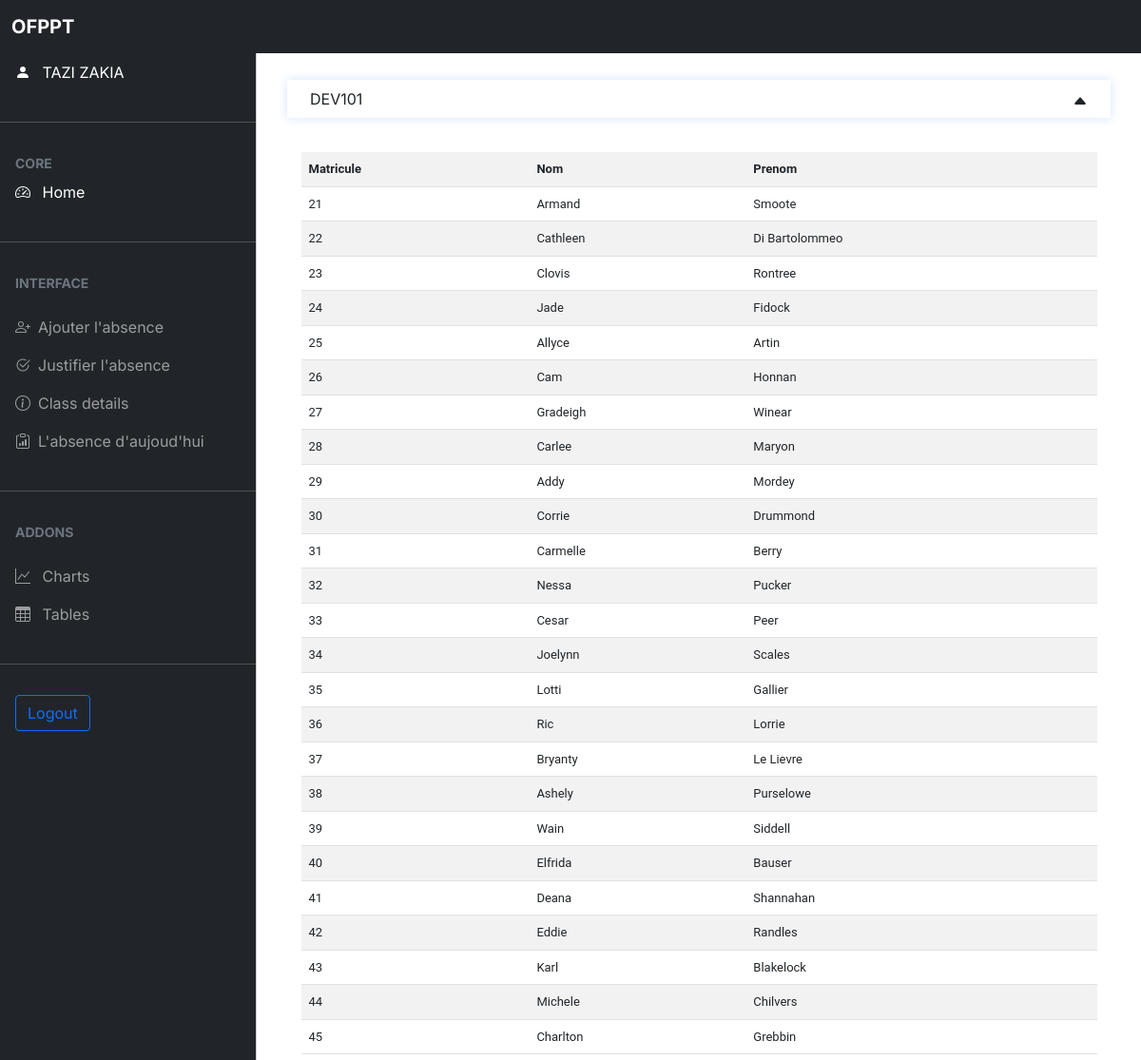
Page /ajoute_justife.php?nomFil=DEV101 (signed in) on the committed database.
### tables this page shows
create table stagiaire(
	id_st INT PRIMARY KEY auto_increment NOT NULL,
    nom_st varchar(100) NOT NULL,
    prenom_st varchar(100) NOT NULL,
    code_fil INT NOT NULL,
    heure_absence_st int unsigned ,
    numero_parents varchar(50) NOT NULL,
    FOREIGN KEY (code_fil) REFERENCES filiere(code_fil)
    );

### includes/function.inc.php (the view, shortened to what this page needs)
<?php
function showStudents($conn, $nomFil)
{
    $sql = "SELECT id_st ,nom_st , prenom_st , heure_absence_st
                    FROM stagiaire as S , filiere as F
                    where F.code_fil = S.code_fil AND F.nom_fil = ? ;";
    $stmt = mysqli_stmt_init($conn);
    if (!mysqli_stmt_prepare($stmt, $sql)) {
        echo "statement Problem";
        exit();
    }
    mysqli_stmt_bind_param($stmt, "s", $nomFil);
    mysqli_stmt_execute($stmt);
    $result = mysqli_stmt_get_result($stmt);
    return $result;
}
function stTable($conn, $nomFil)
{
    $resultData = showStudents($conn, $nomFil);
    if (mysqli_num_rows($resultData) > 0) {
        echo "
            <section id='section_justif_stagiarie' style='padding:0 5%'>
            <table class='table table-striped data-table'>
            <tr>
                <th>Matricule</th>
                <th>Nom</th>
                <th>Prenom</th>
            </tr>";
        while ($row = mysqli_fetch_assoc($resultData)) {
            $id = $row["id_st"];
            $nom = $row['nom_st'];
            $prenom = $row['prenom_st'];
            echo "
                <tr class='str_js' onclick=\"loadDoc('./dist/newtable.php?id=$id',myFunction)\">
                    <td>$id</td>
                    <td><label class='str_js' for='$id'>$nom</label></td>
                    <td><label class='str_js' for='$id'>$prenom</label></td>
                </tr>";
        }
        echo "</table></section>";
    } else {
        echo "
            <section class='section_justif'>
                0 results
            </section>
                ";
    }
}

### css/style.css (style rules this page uses)
body, button { font-family: "Inter", sans-serif; }
:root { --offcanvas-width: 270px; --topNavbarHeight: 56px; }
@media (min-width: 992px) { body { overflow: auto !important; } }

### css/header_css.css (style rules this page uses)
section { font: 13px/1.5 "Roboto", sans-serif; padding: 50px; }
.str_js { cursor: pointer !important; }

### rows in the picture
stagiaire: id_st "21", nom_st "Armand", prenom_st "Smoote"
stagiaire: id_st "22", nom_st "Cathleen", prenom_st "Di Bartolommeo"
stagiaire: id_st "23", nom_st "Clovis", prenom_st "Rontree"
stagiaire: id_st "24", nom_st "Jade", prenom_st "Fidock"
stagiaire: id_st "25", nom_st "Allyce", prenom_st "Artin"
stagiaire: id_st "26", nom_st "Cam", prenom_st "Honnan"
stagiaire: id_st "27", nom_st "Gradeigh", prenom_st "Winear"
stagiaire: id_st "28", nom_st "Carlee", prenom_st "Maryon"
stagiaire: id_st "29", nom_st "Addy", prenom_st "Mordey"
stagiaire: id_st "30", nom_st "Corrie", prenom_st "Drummond"
stagiaire: id_st "31", nom_st "Carmelle", prenom_st "Berry"
stagiaire: id_st "32", nom_st "Nessa", prenom_st "Pucker"
stagiaire: id_st "33", nom_st "Cesar", prenom_st "Peer"
stagiaire: id_st "34", nom_st "Joelynn", prenom_st "Scales"
stagiaire: id_st "35", nom_st "Lotti", prenom_st "Gallier"
stagiaire: id_st "36", nom_st "Ric", prenom_st "Lorrie"
stagiaire: id_st "37", nom_st "Bryanty", prenom_st "Le Lievre"
stagiaire: id_st "38", nom_st "Ashely", prenom_st "Purselowe"
stagiaire: id_st "39", nom_st "Wain", prenom_st "Siddell"
stagiaire: id_st "40", nom_st "Elfrida", prenom_st "Bauser"
stagiaire: id_st "41", nom_st "Deana", prenom_st "Shannahan"
stagiaire: id_st "42", nom_st "Eddie", prenom_st "Randles"
stagiaire: id_st "43", nom_st "Karl", prenom_st "Blakelock"
stagiaire: id_st "44", nom_st "Michele", prenom_st "Chilvers"
stagiaire: id_st "45", nom_st "Charlton", prenom_st "Grebbin"

### other values in the picture
$_SESSION['prenom'] "TAZI"
$_SESSION['nom'] "ZAKIA"
$nomFil "DEV101"
